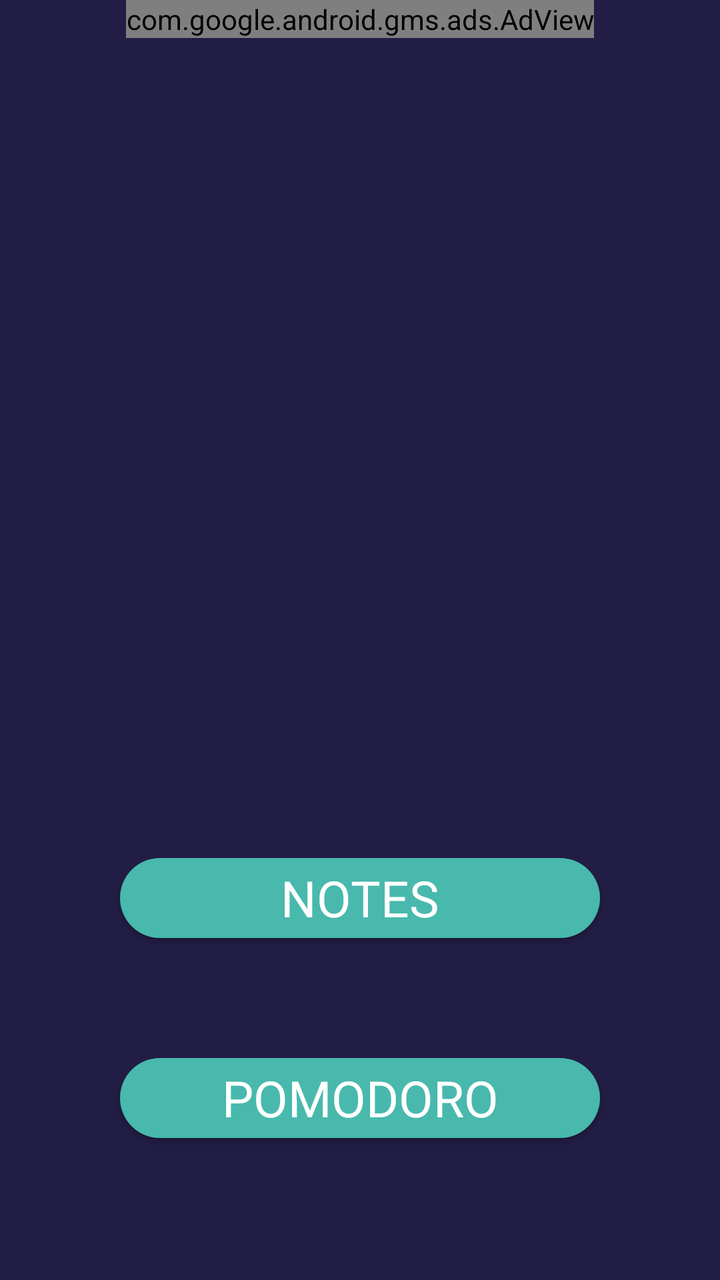
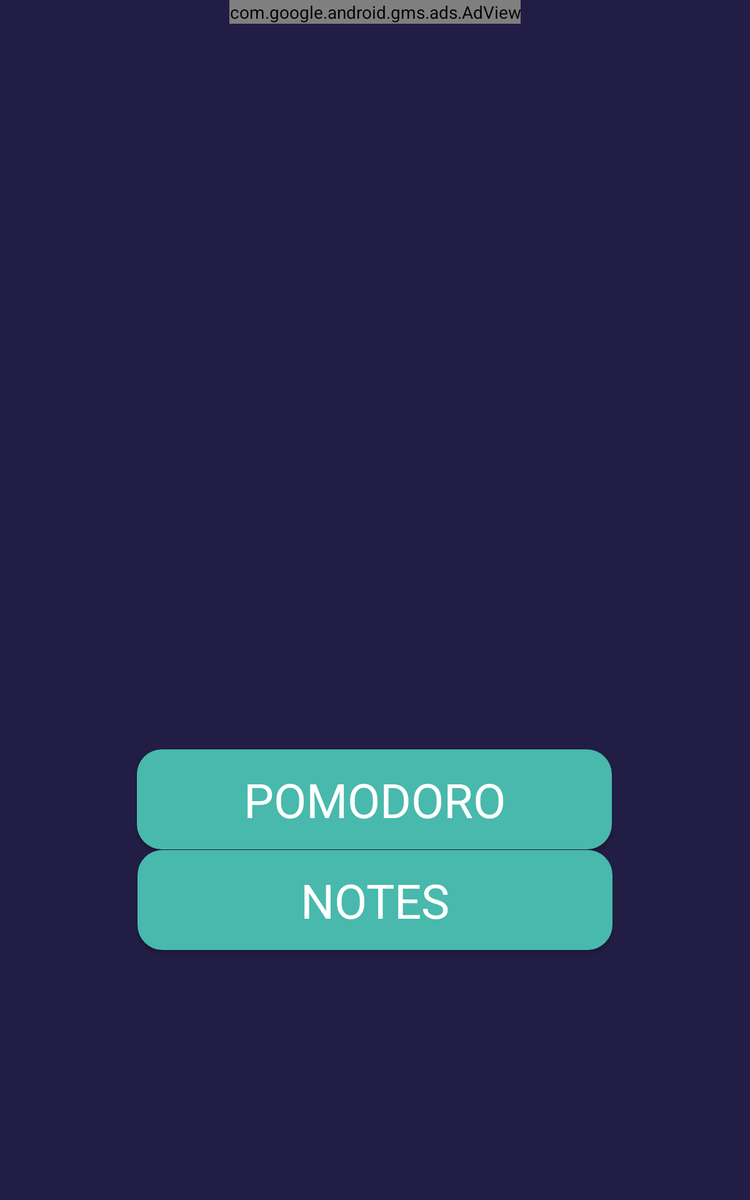

First picture: res/layout/ on a phone held upright. Second picture: the repository's own variant of that layout, on a device whose configuration matches the variant's folder. Source for both follows.
<!-- AndroidManifest.xml: application theme Theme.Notes -->
<!-- res/layout/activity_start.xml -->
<?xml version="1.0" encoding="utf-8"?>
<LinearLayout xmlns:android="http://schemas.android.com/apk/res/android"
    xmlns:app="http://schemas.android.com/apk/res-auto"
    xmlns:tools="http://schemas.android.com/tools"
    android:layout_width="match_parent"
    android:layout_height="match_parent"
    android:background="#211D44"

    android:orientation="vertical"
    tools:context=".Start_activity">


    <com.google.android.gms.ads.AdView
        xmlns:ads="http://schemas.android.com/apk/res-auto"
        android:id="@+id/adView"
        android:layout_width="wrap_content"
        android:layout_gravity="center"
        android:layout_height="wrap_content"
        ads:adSize="BANNER"
        ads:adUnitId="@string/banner_test">
    </com.google.android.gms.ads.AdView>


    <ImageView
        android:id="@+id/imageView"
        android:layout_width="370dp"
        android:layout_height="350dp"
        android:layout_gravity="right"
        android:layout_margin="15dp"
        android:layout_marginTop="24dp"
        android:scaleType="centerCrop"
        app:layout_constraintEnd_toEndOf="parent"
        app:layout_constraintStart_toStartOf="parent"
        app:layout_constraintTop_toTopOf="parent"
        app:srcCompat="@drawable/imgp" />

    <androidx.appcompat.widget.AppCompatButton
        android:id="@+id/todo"
        android:layout_width="240dp"
        android:layout_height="40dp"
        android:layout_gravity="center"
        android:layout_margin="30dp"
        android:layout_marginBottom="100dp"
        android:background="@drawable/btn"
        android:fontFamily="@font/producksansregular"
        android:text="@string/todo"

        android:textAllCaps="true"
        android:textColor="#ffffff"
        android:textSize="25sp"
        app:layout_constraintBottom_toBottomOf="parent"
        app:layout_constraintEnd_toEndOf="parent"
        app:layout_constraintHorizontal_bias="0.495"
        app:layout_constraintStart_toStartOf="parent" />

    <androidx.appcompat.widget.AppCompatButton
        android:id="@+id/podo"


        android:layout_width="240dp"

        android:layout_height="40dp"
        android:layout_gravity="center"
        android:layout_margin="30dp"

        android:layout_marginTop="80dp"
        android:layout_marginBottom="100dp"
        android:background="@drawable/btn"

        android:fontFamily="@font/producksansregular"


        android:shadowDx="0"


        android:shadowDy="0"
        android:shadowRadius="5"
        android:text="@string/Pomodorobtn"
        android:textAllCaps="false"

        android:textColor="#ffffff"
        android:textSize="25sp"
        app:layout_constraintBottom_toTopOf="@+id/todo"
        app:layout_constraintEnd_toEndOf="parent"
        app:layout_constraintHorizontal_bias="0.496"
        app:layout_constraintStart_toStartOf="parent"
        app:layout_constraintTop_toBottomOf="@+id/imageView" />




</LinearLayout>
<!-- resources referenced by this layout -->
<resources>
  <!-- drawable btn (drawable) -->
  <?xml version="1.0" encoding="utf-8"?>
  <shape xmlns:android="http://schemas.android.com/apk/res/android">
  
      <solid
          android:color="#48B9AC"
  
          />
          <corners
              android:radius="20dp"
              />
  </shape>
  <string name="Pomodorobtn">POMODORO</string>
  <string name="banner_test">\tca-app-pub-3940256099942544/6300978111</string>
  <string name="todo">Notes</string>
  <style name="Theme.Notes" parent="Theme.MaterialComponents.DayNight.DarkActionBar">
          
          <item name="colorPrimary">@color/backround_blue</item>
          <item name="colorPrimaryVariant">@color/backround_blue</item>
          <item name="colorOnPrimary">@color/white</item>
          
          <item name="colorSecondary">@color/teal_200</item>
          <item name="colorSecondaryVariant">@color/teal_700</item>
          <item name="colorOnSecondary">@color/black</item>
          
          <item name="android:statusBarColor" tools:targetApi="l">?attr/colorPrimaryVariant</item>
          
      </style>
  <color name="backround_blue">#211D44</color>
  <color name="white">#FFFFFFFF</color>
  <color name="teal_200">#FF03DAC5</color>
  <color name="teal_700">#FF018786</color>
  <color name="black">#FF000000</color>
</resources>
<!-- res/layout-sw600dp/activity_start.xml (the repository's variant of the layout above) -->
<!-- drawn on a 7-inch tablet held upright -->
<?xml version="1.0" encoding="utf-8"?>
<androidx.constraintlayout.widget.ConstraintLayout xmlns:android="http://schemas.android.com/apk/res/android"
    xmlns:app="http://schemas.android.com/apk/res-auto"
    xmlns:tools="http://schemas.android.com/tools"
    android:layout_width="match_parent"
    android:layout_height="match_parent"

    android:layout_gravity="top"
    android:background="#211D44"
    android:gravity="center_horizontal"
    android:orientation="vertical"
    tools:context=".Start_activity">


    <com.google.android.gms.ads.AdView
        android:id="@+id/adView"
        android:layout_width="wrap_content"
        android:layout_height="wrap_content"
        android:layout_alignParentBottom="true"
        android:layout_centerHorizontal="true"
        app:adSize="BANNER"
        app:adUnitId="@string/banner_ana_ekran"
        app:layout_constraintEnd_toEndOf="parent"
        app:layout_constraintStart_toStartOf="parent"
        app:layout_constraintTop_toTopOf="parent">

    </com.google.android.gms.ads.AdView>

    <ImageView
        android:id="@+id/imageView"
        android:layout_width="wrap_content"
        android:layout_height="560dp"
        android:layout_margin="20dp"
        android:scaleType="centerCrop"
        app:layout_constraintEnd_toEndOf="parent"
        app:layout_constraintHorizontal_bias="0.612"
        app:layout_constraintStart_toStartOf="parent"
        app:layout_constraintTop_toBottomOf="@+id/adView"
        app:srcCompat="@drawable/imgp" />

    <androidx.appcompat.widget.AppCompatButton
        android:id="@+id/todo"
        android:layout_width="380dp"
        android:layout_height="80dp"
        android:layout_gravity="center"

        android:layout_marginBottom="200dp"

        android:background="@drawable/btn"
        android:fontFamily="@font/producksansregular"
        android:text="@string/todo"
        android:textAllCaps="true"
        android:textColor="#ffffff"
        android:textSize="38sp"
        app:layout_constraintBottom_toBottomOf="parent"
        app:layout_constraintEnd_toEndOf="parent"
        app:layout_constraintStart_toStartOf="parent" />

    <androidx.appcompat.widget.AppCompatButton
        android:id="@+id/podo"


        android:layout_width="380dp"

        android:layout_height="80dp"
        android:layout_gravity="center"
        android:layout_margin="30dp"

        android:background="@drawable/btn"

        android:fontFamily="@font/producksansregular"


        android:shadowDx="0"


        android:shadowDy="0"
        android:shadowRadius="5"
        android:text="@string/Pomodorobtn"
        android:textAllCaps="false"

        android:textColor="#ffffff"
        android:textSize="38sp"
        app:layout_constraintBottom_toTopOf="@+id/todo"
        app:layout_constraintEnd_toEndOf="parent"
        app:layout_constraintHorizontal_bias="0.496"
        app:layout_constraintStart_toStartOf="parent"
        app:layout_constraintTop_toBottomOf="@+id/imageView" />



</androidx.constraintlayout.widget.ConstraintLayout>
<!-- resources referenced by the variant -->
<!-- as a 7-inch tablet held upright resolves them -->
<resources>
  <!-- drawable btn (drawable) -->
  <?xml version="1.0" encoding="utf-8"?>
  <shape xmlns:android="http://schemas.android.com/apk/res/android">
  
      <solid
          android:color="#48B9AC"
  
          />
          <corners
              android:radius="20dp"
              />
  </shape>
  <string name="Pomodorobtn">POMODORO</string>
  <string name="banner_ana_ekran">\tca-app-pub-3940256099942544/6300978111</string>
  <string name="todo">Notes</string>
  <style name="Theme.Notes" parent="Theme.MaterialComponents.DayNight.DarkActionBar">
          
          <item name="colorPrimary">@color/backround_blue</item>
          <item name="colorPrimaryVariant">@color/backround_blue</item>
          <item name="colorOnPrimary">@color/white</item>
          
          <item name="colorSecondary">@color/teal_200</item>
          <item name="colorSecondaryVariant">@color/teal_700</item>
          <item name="colorOnSecondary">@color/black</item>
          
          <item name="android:statusBarColor" tools:targetApi="l">?attr/colorPrimaryVariant</item>
          
      </style>
  <color name="backround_blue">#211D44</color>
  <color name="white">#FFFFFFFF</color>
  <color name="teal_200">#FF03DAC5</color>
  <color name="teal_700">#FF018786</color>
  <color name="black">#FF000000</color>
</resources>
